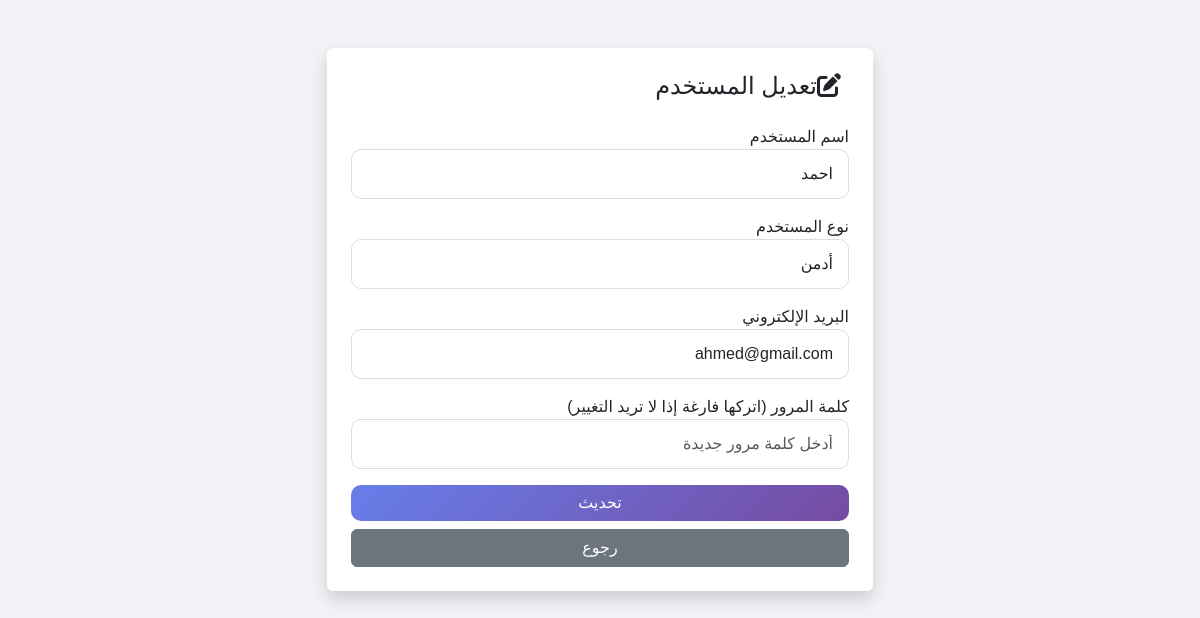
The page /edit_user.php?id=4 (signed in) on the database its author committed.
### tables this page shows
CREATE TABLE `users` (
  `id` int(11) NOT NULL,
  `username` varchar(100) NOT NULL,
  `email` varchar(100) NOT NULL,
  `password` varchar(255) NOT NULL,
  `role` enum('admin','user') DEFAULT 'user',
  `created_at` timestamp NOT NULL DEFAULT current_timestamp()
);

### edit_user.php (the view, shortened to what this page needs)
<?php
require_once 'config/database.php';
$id = $_GET['id'];
$stmt = $pdo->prepare("SELECT * FROM users WHERE id = ?");
$stmt->execute([$id]);
$user = $stmt->fetch();
?>
<!DOCTYPE html>
<html lang="ar" dir="rtl">
<head>
    <link href="https://cdn.jsdelivr.net/npm/bootstrap@5.3.0/dist/css/bootstrap.min.css" rel="stylesheet">
    <link rel="stylesheet" href="https://cdnjs.cloudflare.com/ajax/libs/font-awesome/6.0.0/css/all.min.css">
    <link rel="stylesheet" href="assets/css/style.css">
</head>
<body class="dashboard-body">
<div class="container py-5">
    <div class="row justify-content-center">
        <div class="col-md-6">
            <div class="card shadow">
                <div class="card-body p-4">
                    <h4 class="mb-4"><i class="fas fa-edit me-2"></i>تعديل المستخدم</h4>
                    <form method="POST">
                        <div class="mb-3">
                            <label>اسم المستخدم</label>
                            <input type="text" name="username" class="form-control" value="<?= htmlspecialchars($user['username']) ?>" required>
                        </div>
                        <div class="mb-3">
                            <label>نوع المستخدم</label>
                            <select name="role" class="form-control" required>
                                <option value="admin" <?= $user['role'] == 'admin' ? 'selected' : '' ?>>أدمن</option>
                            </select>
                        </div>
                        <div class="mb-3">
                            <label>البريد الإلكتروني</label>
                            <input type="email" name="email" class="form-control" value="<?= htmlspecialchars($user['email']) ?>" required>
                        </div>
                        <div class="mb-3">
                            <label>كلمة المرور (اتركها فارغة إذا لا تريد التغيير)</label>
                            <input type="text" name="password" class="form-control" placeholder="أدخل كلمة مرور جديدة">
                        </div>
                        <button type="submit" class="btn btn-primary w-100">تحديث</button>
                        <a href="dashboard.php" class="btn btn-secondary w-100 mt-2">رجوع</a>
                    </form>
                </div>
            </div>
        </div>
    </div>
</div>
</body>
</html>

### assets/css/style.css (style rules this page uses)
* { margin: 0; padding: 0; box-sizing: border-box; }
body { font-family: 'Tahoma', sans-serif; background: linear-gradient(135deg, #667eea 0%, #764ba2 100%); min-height: 100vh; }
.card { backdrop-filter: blur(10px); background: rgba(255, 255, 255, 0.95); border: none; transition: transform 0.3s ease; }
.form-control { border-radius: 10px; padding: 12px 15px; border: 1px solid #ddd; transition: all 0.3s ease; }
.btn-primary { background: linear-gradient(135deg, #667eea 0%, #764ba2 100%); border: none; border-radius: 10px; font-size: 16px; transition: all 0.3s ease; }
.dashboard-body { background: #f0f2f5; }

### rows shown on the page
users: username "احمد", role "أدمن", email "ahmed@gmail.com"
